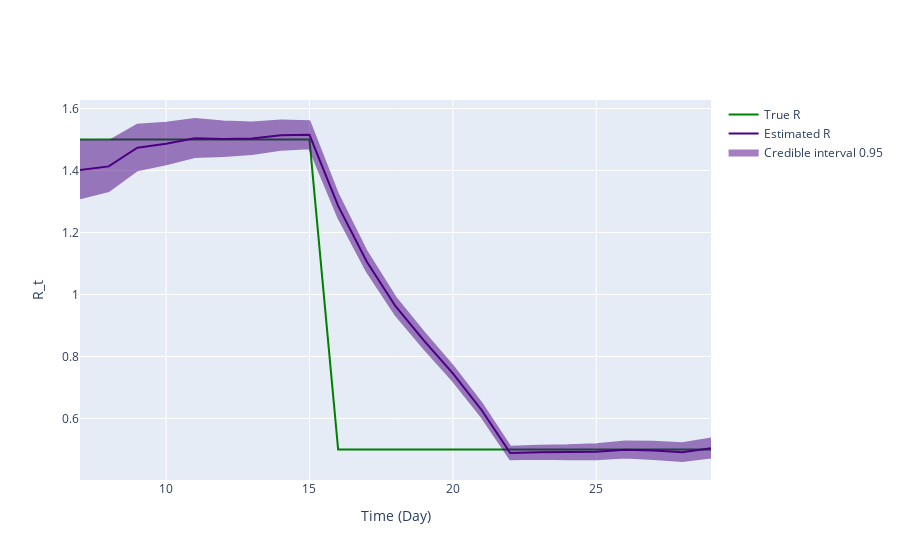

The cell this chart's notebook holds for it:
### Markdown cell above
## Inference plot using class method results

### Code cell
fig = ReproductionNumberPlot()

fig.add_ground_truth_rt(ground_truth)
fig.add_interval_rt(intervals)

fig.update_labels(time_label='Time (Day)', r_label='R_t')

fig.show_figure()

### Figure 1 — Plotly figure (JSON) as saved in the notebook; plotly's stock layout.template omitted (floating-point values rounded to 4 significant figures)
{"data": [{"line": {"color": "green"}, "mode": "lines", "name": "True R", "type": "scatter", "x": [7, 8, 9, 10, 11, 12, 13, 14, 15, 16, 17, 18, 19, 20, 21, 22, 23, 24, 25, 26, 27, 28, 29], "y": [1.5, 1.5, 1.5, 1.5, 1.5, 1.5, 1.5, 1.5, 1.5, 0.5, 0.5, 0.5, 0.5, 0.5, 0.5, 0.5, 0.5, 0.5, 0.5, 0.5, 0.5, 0.5, 0.5]}, {"line": {"color": "indigo"}, "mode": "lines", "name": "Estimated R", "type": "scatter", "x": [7, 8, 9, 10, 11, 12, 13, 14, 15, 16, 17, 18, 19, 20, 21, 22, 23, 24, 25, 26, 27, 28, 29], "y": [1.402, 1.413, 1.474, 1.487, 1.505, 1.502, 1.504, 1.514, 1.515, 1.286, 1.106, 0.9621, 0.8505, 0.7454, 0.6274, 0.4886, 0.4909, 0.4905, 0.4923, 0.4993, 0.4966, 0.491, 0.504]}, {"fill": "toself", "fillcolor": "indigo", "line": {"color": "indigo"}, "mode": "lines", "name": "Credible interval 0.95", "opacity": 0.5, "type": "scatter", "x": [7, 8, 9, 10, 11, 12, 13, 14, 15, 16, 17, 18, 19, 20, 21, 22, 23, 24, 25, 26, 27, 28, 29, 29, 28, 27, 26, 25, 24, 23, 22, 21, 20, 19, 18, 17, 16, 15, 14, 13, 12, 11, 10, 9, 8, 7], "y": [1.496, 1.495, 1.548, 1.554, 1.566, 1.558, 1.555, 1.562, 1.559, 1.323, 1.138, 0.9908, 0.8767, 0.7698, 0.6499, 0.5089, 0.5122, 0.5132, 0.5168, 0.5255, 0.5244, 0.5202, 0.5351, 0.4739, 0.4627, 0.4695, 0.4737, 0.4685, 0.4684, 0.4701, 0.4686, 0.6052, 0.7214, 0.8246, 0.9339, 1.074, 1.249, 1.472, 1.467, 1.453, 1.447, 1.444, 1.42, 1.401, 1.334, 1.311]}], "layout": {"hovermode": "x unified", "xaxis": {"title": {"text": "Time (Day)"}}, "yaxis": {"title": {"text": "R_t"}}}}
